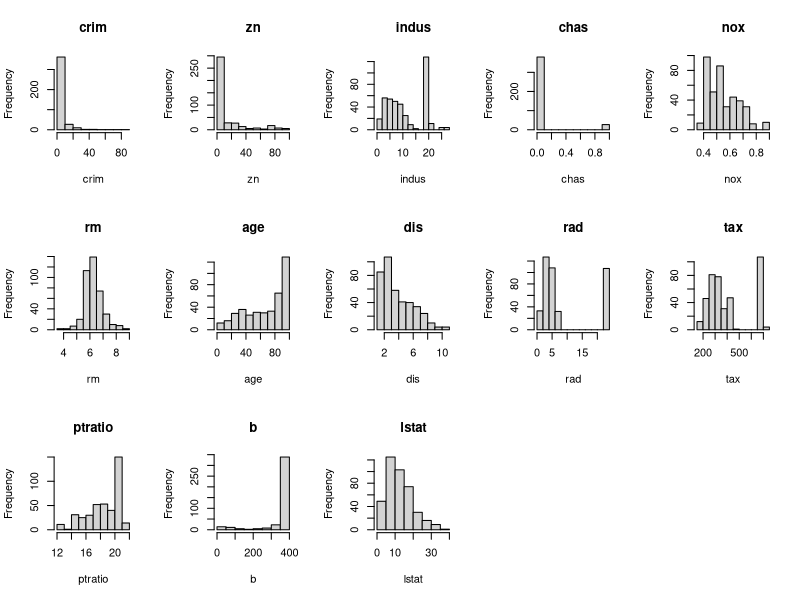
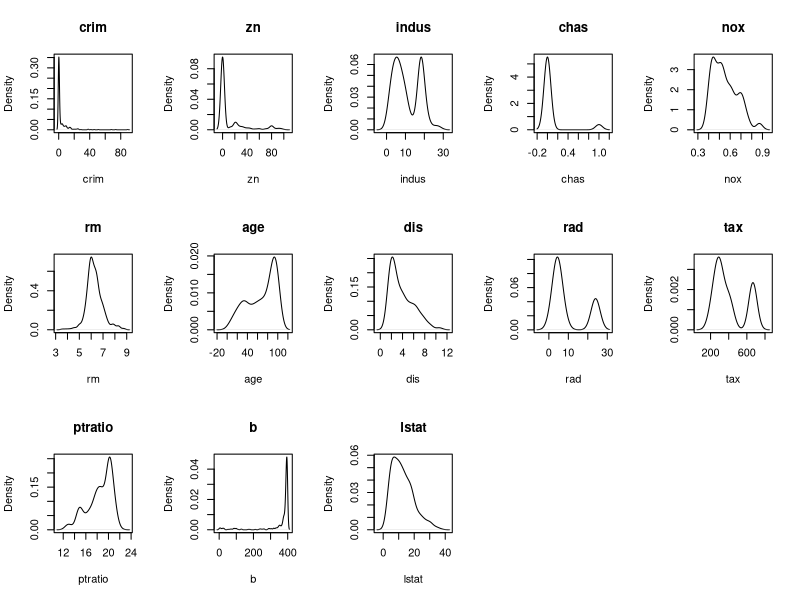
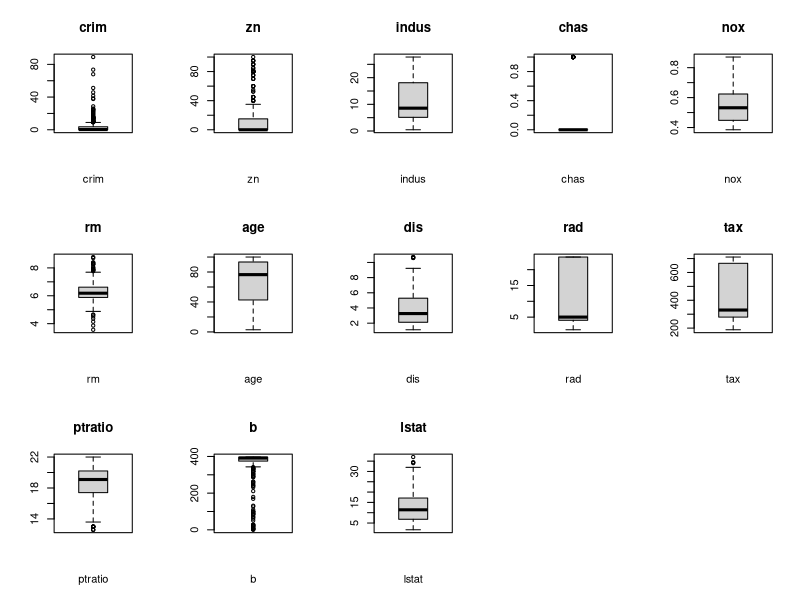
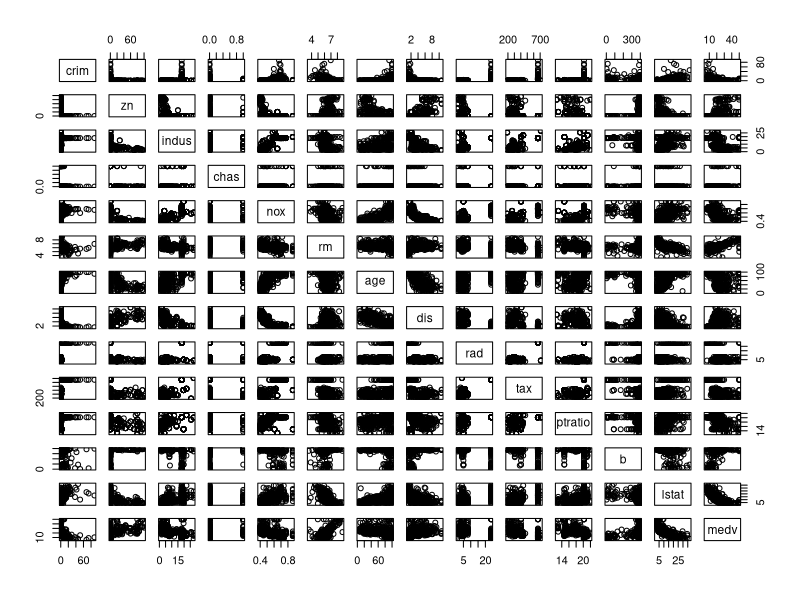
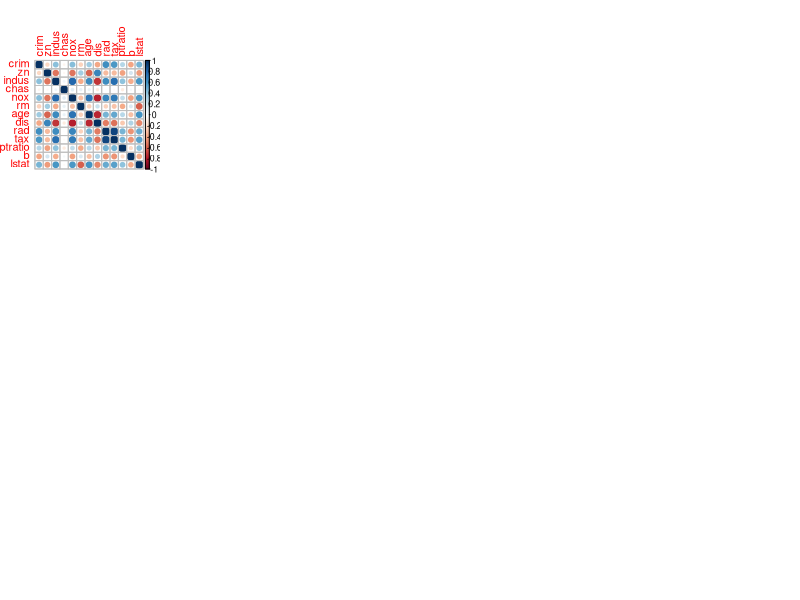

Source code (R) for these figures, in order: (Note: this script raises an error after producing the figures.)
## ---- chunk 1
library(mlbench)
library(caret)
library(corrplot)
## ---- chunk 2
data("BostonHousing")
## ---- chunk 3
inTrain <- createDataPartition(BostonHousing$medv, p=0.8, list=FALSE)
training <- BostonHousing[inTrain,]
testing <- BostonHousing[-inTrain,]
## ---- chunk 4
dim(training)
## ---- chunk 5
sapply(training, class)
## ---- chunk 6
head(training, 6)
## ---- chunk 7
summary(training)
## ---- chunk 8
training[,4] <- as.numeric(as.character(training[,4]))
cor(training[,1:13])
## ---- chunk 9
par(mfrow = c(3,5))
for(i in 1:13){
        hist(training[,i], main = names(training)[i], xlab = names(training)[i])
}

## ---- chunk 10
par(mfrow = c(3,5))
for(i in 1:13){
        plot(density(training[,i]), 
             main = names(training)[i], xlab = names(training)[i])
}
## ---- chunk 11
par(mfrow = c(3,5))
for(i in 1:13){
        boxplot(training[,i], main = names(training)[i], xlab = names(training)[i])
}
## ---- chunk 12
pairs(training[,1:14])
## ---- chunk 13
correlations <- cor(training[,1:13])
corrplot(correlations, method = "circle")
## ---- chunk 14
fitControl <- trainControl(method = "repeatedcv", number = 10, repeats = 3)
metric <- "RMSE"
seed <- set.seed(9)
## ---- chunk 15
#Linear Model
set.seed(seed)
fitLM <- train(medv~., data = training, 
               method = "lm", metric = metric, 
               preProc = c("center", "scale"), trControl = fitControl)
#Generalized Linear Model
set.seed(seed)
fitGLM <- train(medv~., data = training, 
                method = "glm", metric = metric, 
                preProc = c("center", "scale"), trControl = fitControl)
#GLM.net
set.seed(seed)
fitGLMnet <- train(medv~., data = training,
                   method = "glmnet", metric = metric,
                   preProc = c("center", "scale"), trControl = fitControl)
#Support Vector Machines
set.seed(seed)
fitSVM <- train(medv~., data = training,
                method = "svmRadial", metric = metric,
                preProc = c("center", "scale"), trControl = fitControl)
#Classification And Regression Trees
set.seed(seed)
grid <- expand.grid(.cp = c(0,0.05,0.1))
fitCART <- train(medv~., data = training,
                 method = "rpart", metric = metric, tuneGrid = grid,
                 preProc = c("center", "scale"), trControl = fitControl)
#K-Nearest Neighbors
set.seed(seed)
fitKNN <- train(medv~., data = training,
                method = "knn", metric = metric,
                preProc = c("center", "scale"), trControl = fitControl)
 
results <- resamples(list(LM = fitLM, 
                          GLM = fitGLM,
                          GLMNET = fitGLMnet,
                          SVM = fitSVM,
                          CART = fitCART,
                          KNN = fitKNN))
summary(results)
## ---- chunk 16
scales <- list(x = list(relation = "free"), y = list(relation = "free"))
dotplot(results, scales = scales)
## ---- chunk 17
set.seed(seed)
cutoff <- 0.70
correlations <- cor(training[,1:13])
highCorrelation <- findCorrelation(correlations, cutoff = cutoff)
for(value in highCorrelation){
        print(names(training[value]))
}
## ---- chunk 18
trainingFeatures <- training[-highCorrelation]
dim(trainingFeatures)
## ---- chunk 19
#Linear Model
set.seed(seed)
fitLM <- train(medv~., data = trainingFeatures, 
               method = "lm", metric = metric, 
               preProc = c("center", "scale"), trControl = fitControl)
#Generalized Linear Model
set.seed(seed)
fitGLM <- train(medv~., data = trainingFeatures, 
                method = "glm", metric = metric, 
                preProc = c("center", "scale"), trControl = fitControl)
#GLM.net
set.seed(seed)
fitGLMnet <- train(medv~., data = trainingFeatures,
                   method = "glmnet", metric = metric,
                   preProc = c("center", "scale"), trControl = fitControl)
#Support Vector Machines
set.seed(seed)
fitSVM <- train(medv~., data = trainingFeatures,
                method = "svmRadial", metric = metric,
                preProc = c("center", "scale"), trControl = fitControl)
#Classification And Regression Trees
set.seed(seed)
grid <- expand.grid(.cp = c(0,0.05,0.1))
fitCART <- train(medv~., data = trainingFeatures,
                 method = "rpart", metric = metric, tuneGrid = grid,
                 preProc = c("center", "scale"), trControl = fitControl)
#K-Nearest Neighbors
set.seed(seed)
fitKNN <- train(medv~., data = trainingFeatures,
                method = "knn", metric = metric,
                preProc = c("center", "scale"), trControl = fitControl)
 
featureResults <- resamples(list(LM = fitLM, 
                          GLM = fitGLM,
                          GLMNET = fitGLMnet,
                          SVM = fitSVM,
                          CART = fitCART,
                          KNN = fitKNN))
summary(featureResults)
## ---- chunk 20
dotplot(featureResults, scales = scales)
## ---- chunk 21
#Linear Model
set.seed(seed)
fitLM <- train(medv~., data = training, 
               method = "lm", metric = metric, 
               preProc = c("center", "scale", "BoxCox"), trControl = fitControl)
#Generalized Linear Model
set.seed(seed)
fitGLM <- train(medv~., data = training, 
                method = "glm", metric = metric, 
                preProc = c("center", "scale", "BoxCox"), trControl = fitControl)
#GLM.net
set.seed(seed)
fitGLMnet <- train(medv~., data = training,
                   method = "glmnet", metric = metric,
                   preProc = c("center", "scale", "BoxCox"), trControl = fitControl)
#Support Vector Machines
set.seed(seed)
fitSVM <- train(medv~., data = training,
                method = "svmRadial", metric = metric,
                preProc = c("center", "scale", "BoxCox"), trControl = fitControl)
#Classification And Regression Trees
set.seed(seed)
grid <- expand.grid(.cp = c(0,0.05,0.1))
fitCART <- train(medv~., data = training,
                 method = "rpart", metric = metric, tuneGrid = grid,
                 preProc = c("center", "scale", "BoxCox"), trControl = fitControl)
#K-Nearest Neighbors
set.seed(seed)
fitKNN <- train(medv~., data = training,
                method = "knn", metric = metric,
                preProc = c("center", "scale", "BoxCox"), trControl = fitControl)
 
transformResults <- resamples(list(LM = fitLM, 
                          GLM = fitGLM,
                          GLMNET = fitGLMnet,
                          SVM = fitSVM,
                          CART = fitCART,
                          KNN = fitKNN))
summary(transformResults)
## ---- chunk 22
dotplot(transformResults, scales = scales)
## ---- chunk 23
fitSVM
## ---- chunk 24
fitControl <- trainControl(method = "repeatedcv", number = 10, repeats = 3)
metric <- "RMSE"
set.seed(seed)
grid <- expand.grid(.sigma = c(0.025, 0.05, 0.075, 0.1, 0.125, 0.15),
                    .C = seq(1, 10, by=1))
fitSVM <- train(medv~., data=training,
                method = "svmRadial", metric = metric, tuneGrid = grid,
                preProc = c("BoxCox"), trControl = fitControl)
fitSVM
## ---- chunk 25
plot(fitSVM)
## ---- chunk 26
fitControl <- trainControl(method = "repeatedcv", number =10, repeats = 3)
metric = "RMSE"
#Random Forest
set.seed(seed)
fitRF <- train(medv~., data = training, 
               method = "rf", metric = metric,
               preProc = c("BoxCox"), trControl = fitControl)
#Stochastic Gradient Boosting
set.seed(seed)
fitGBM <- train(medv~., data = training,
                method = "gbm", metric = metric, 
                preProc = c("BoxCox"), trControl = fitControl, verbose = FALSE)
#Cubist
set.seed(seed)
fitCUBIST <- train(medv~., data = training, 
                   method = "cubist", metric = metric, 
                   preProc = c("BoxCox"), trControl = fitControl)

ensembleResults <- resamples(list(RF = fitRF, GBM = fitGBM, CUBIST = fitCUBIST))
summary(ensembleResults)
## ---- chunk 27
dotplot(ensembleResults, scales = scales)
## ---- chunk 28
fitCUBIST
## ---- chunk 29

